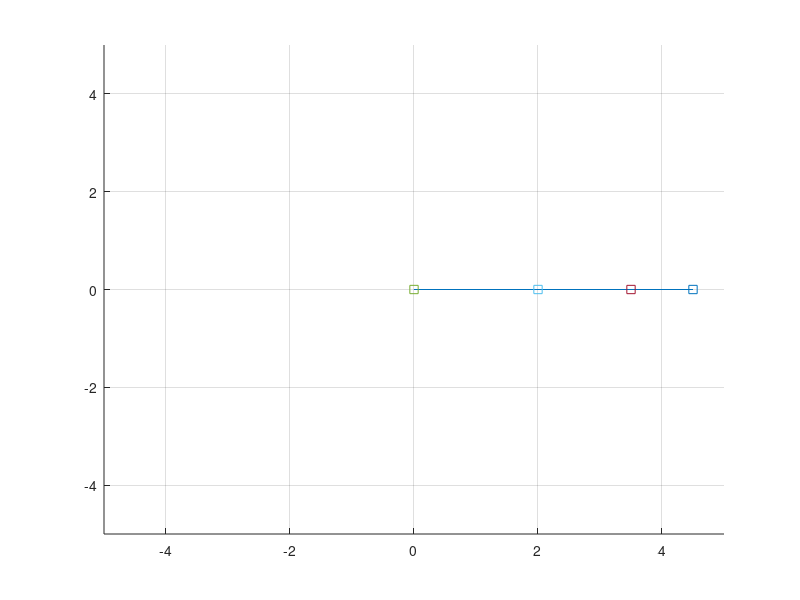

Recreate this plot in MATLAB. (Note: this script raises an error after producing the figure.)
% MATLAB code to perform forward kinematics and simulate the working of
% a 3 DOF robotic arm, given the joint angles.

% Taking input before showing initial positions.
fprintf('Enter theta 1, theta 2, theta 3 in degrees\n');
% Parameters t1, t2, t3 are the joint angles.
t1 = input('');
t2 = input('');
t3 = input('');

% Initial positions of the joints of the 3 arms
x = [0 2 3.5 4.5];
y = [0 0 0 0];

% Draw lines in initial positions
grid on;
l = line(x, y);
hold on;
l1 = plot(x(1), y(1), '-');
l2 = plot(x(2), y(2), '-');
l3 = plot(x(3), y(3), '-');
l4 = plot(x(4), y(4), '-');
l5 = plot(x(1), y(1), 's');
l6 = plot(x(2), y(2), 's');
l7 = plot(x(3), y(3), 's');
l8 = plot(x(4), y(4), 's');

% Fix axes
axis([-5 5 -5 5]);

% I am assuming the reference frames' x axes along the length of
% the links for each link.

t1 = t1 * (pi / 180);
t2 = t2 * (pi / 180);
t3 = t3 * (pi / 180);

% angles between previous and next x axes are denoted by theta.
theta1 = t1;
theta2 = t2;
theta3 = t3;

% Product of all 3 angles will be a multiple of LCM of 3 angles
theta = theta1 * theta2 * theta3;

% Accounting for negative values of angles.
if theta < 0
    theta = -theta;
end

% Running a for loop to obtain animation

for i = 0 : 0.003 : theta
    
    tt1 = (i * theta1) ./ (theta);
    tt2 = (i * theta2) ./ (theta);
    tt3 = (i * theta3) ./ (theta);

    % transformation matrices

    % rotation matrices
    R1 = Rotate(tt1);
    R2 = Rotate(tt2);
    R3 = Rotate(tt3);

    % translation matrices
    % parameters are link lengths
    T2 = Translate(2);
    T3 = Translate(1.5);
    T4 = Translate(1);

    % finding second point
    
    % transformation matrix
    Y = R1 * T2;
    
    % Finding new coordinates
    Y1 = Y * [0; 0; 0; 1];
    x(2) = Y1(1);
    y(2) = Y1(2);

    % finding third point
    
    % transformation matrix
    Y = R1 * T2 * R2 * T3;
    
    % Finding new coordinates
    Y1 = Y * [0; 0; 0; 1];
    x(3) = Y1(1);
    y(3) = Y1(2);

    % finding fourth point
    
    % transformation matrix
    Y = R1 * T2 * R2 * T3 * R3 * T4;
    
    % Finding new coordinates
    Y1 = Y * [0; 0; 0; 1];
    x(4) = Y1(1);
    y(4) = Y1(2);

    % display points and lengths of arms
    % to verify that joint length does not change.
    
    % length1 = (((x(1) - x(2)) .^ 2) + ((y(1) - y(2)) .^ 2)) .^ (0.5);
    % length2 = (((x(3) - x(2)) .^ 2) + ((y(3) - y(2)) .^ 2)) .^ (0.5);
    % length3 = (((x(3) - x(4)) .^ 2) + ((y(3) - y(4)) .^ 2)) .^ (0.5);
    % disp(length1);
    % disp(length2);
    % disp(length3);
    
    % delete the line already drawn so that it is not seen when next
    % line gets drawn.
    delete(l);
    delete(l5);
    delete(l6);
    delete(l7);
    delete(l8);
    % draw line and fix axes
    l = line(x, y);
    hold on;
    l1 = plot(x(1), y(1), 'r.');
    l2 = plot(x(2), y(2), 'r.');
    l3 = plot(x(3), y(3), 'r.');
    l4 = plot(x(4), y(4), 'ro');
    l1.MarkerSize = 1;
    l2.MarkerSize = 1;
    l3.MarkerSize = 1;
    l4.MarkerSize = 5;
    l5 = plot(x(1), y(1), 'gs');
    l6 = plot(x(2), y(2), 'gs');
    l7 = plot(x(3), y(3), 'gs');
    l8 = plot(x(4), y(4), 'gs');
    axis([-5 5 -5 5]);
    % wait for 0.01 seconds before moving to next iteration.
    pause(0.01);
end
